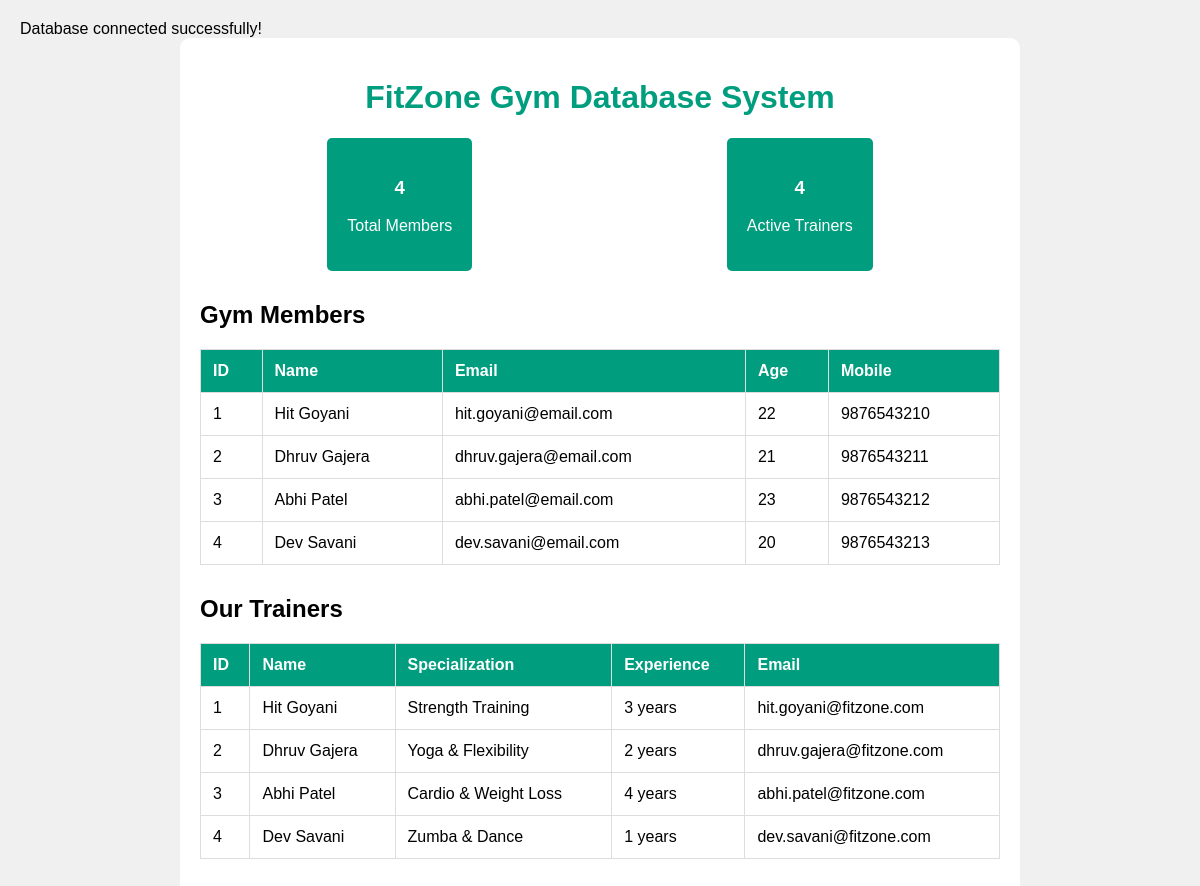
/php/index.php, run on the app's committed database.
### tables this page shows
CREATE TABLE `users` (
  `id` int(11) NOT NULL,
  `name` varchar(50) NOT NULL,
  `email` varchar(50) NOT NULL,
  `age` int(11) DEFAULT NULL,
  `mobile` varchar(15) DEFAULT NULL
);

CREATE TABLE `trainers` (
  `id` int(11) NOT NULL,
  `name` varchar(50) NOT NULL,
  `specialization` varchar(50) NOT NULL,
  `experience_years` int(11) DEFAULT NULL,
  `email` varchar(50) NOT NULL
);

### php/index.php (the view, shortened to what this page needs)
<?php
include 'db.php';
?>
<!DOCTYPE html>
<html>
<head>
</head>
<body>
    <div class="container">
        <h1>FitZone Gym Database System</h1>
        <div class="stats">
            <?php
            $users_count = $conn->query("SELECT COUNT(*) as count FROM users")->fetch_assoc()['count'];
            $trainers_count = $conn->query("SELECT COUNT(*) as count FROM trainers")->fetch_assoc()['count'];
            ?>
            <div class="stat-box">
                <h3><?php echo htmlspecialchars($users_count); ?></h3>
                <p>Total Members</p>
            </div>
            <div class="stat-box">
                <h3><?php echo htmlspecialchars($trainers_count); ?></h3>
                <p>Active Trainers</p>
            </div>
        </div>
        <div class="section">
            <h2>Gym Members</h2>
            <table>
                <tr>
                    <th>ID</th>
                    <th>Name</th>
                    <th>Email</th>
                    <th>Age</th>
                    <th>Mobile</th>
                </tr>
                <?php
                $result = $conn->query("SELECT * FROM users");
                while ($row = $result->fetch_assoc()) {
                    echo "<tr>";
                    echo "<td>" . htmlspecialchars($row['id']) . "</td>";
                    echo "<td>" . htmlspecialchars($row['name']) . "</td>";
                    echo "<td>" . htmlspecialchars($row['email']) . "</td>";
                    echo "<td>" . htmlspecialchars($row['age']) . "</td>";
                    echo "<td>" . htmlspecialchars($row['mobile']) . "</td>";
                    echo "</tr>";
                }
                ?>
            </table>
        </div>
        <div class="section">
            <h2>Our Trainers</h2>
            <table>
                <tr>
                    <th>ID</th>
                    <th>Name</th>
                    <th>Specialization</th>
                    <th>Experience</th>
                    <th>Email</th>
                </tr>
                <?php
                $result = $conn->query("SELECT * FROM trainers");
                while ($row = $result->fetch_assoc()) {
                    echo "<tr>";
                    echo "<td>" . htmlspecialchars($row['id']) . "</td>";
                    echo "<td>" . htmlspecialchars($row['name']) . "</td>";
                    echo "<td>" . htmlspecialchars($row['specialization']) . "</td>";
                    echo "<td>" . htmlspecialchars($row['experience_years']) . " years</td>";
                    echo "<td>" . htmlspecialchars($row['email']) . "</td>";
                    echo "</tr>";
                }
                ?>
            </table>
        </div>
    </div>
</body>
</html>

### php/index.php (style rules this page uses)
body { font-family:Arial;margin:20px;background:#f0f0f0; }
.container { max-width:800px;margin:0 auto;background:white;padding:20px;border-radius:10px; }
h1 { color:#009e7f;text-align:center; }
table { width:100%;border-collapse:collapse;margin:20px 0; }
th,td { border:1px solid #ddd;padding:12px;text-align:left; }
th { background:#009e7f;color:white; }
.section { margin:30px 0; }
.stats { display:flex;justify-content:space-around;margin:20px 0; }
.stat-box { background:#009e7f;color:white;padding:20px;border-radius:5px;text-align:center; }

### data on the page
users: id "1", name "Hit Goyani", email "hit.goyani@email.com", age "22", mobile "9876543210"
users: id "2", name "Dhruv Gajera", email "dhruv.gajera@email.com", age "21", mobile "9876543211"
users: id "3", name "Abhi Patel", email "abhi.patel@email.com", age "23", mobile "9876543212"
users: id "4", name "Dev Savani", email "dev.savani@email.com", age "20", mobile "9876543213"
trainers: id "1", name "Hit Goyani", specialization "Strength Training", experience_years "3", email "hit.goyani@fitzone.com"
trainers: id "2", name "Dhruv Gajera", specialization "Yoga & Flexibility", experience_years "2", email "dhruv.gajera@fitzone.com"
trainers: id "3", name "Abhi Patel", specialization "Cardio & Weight Loss", experience_years "4", email "abhi.patel@fitzone.com"
trainers: id "4", name "Dev Savani", specialization "Zumba & Dance", experience_years "1", email "dev.savani@fitzone.com"

### other printed values
$users_count "4"
$trainers_count "4"
